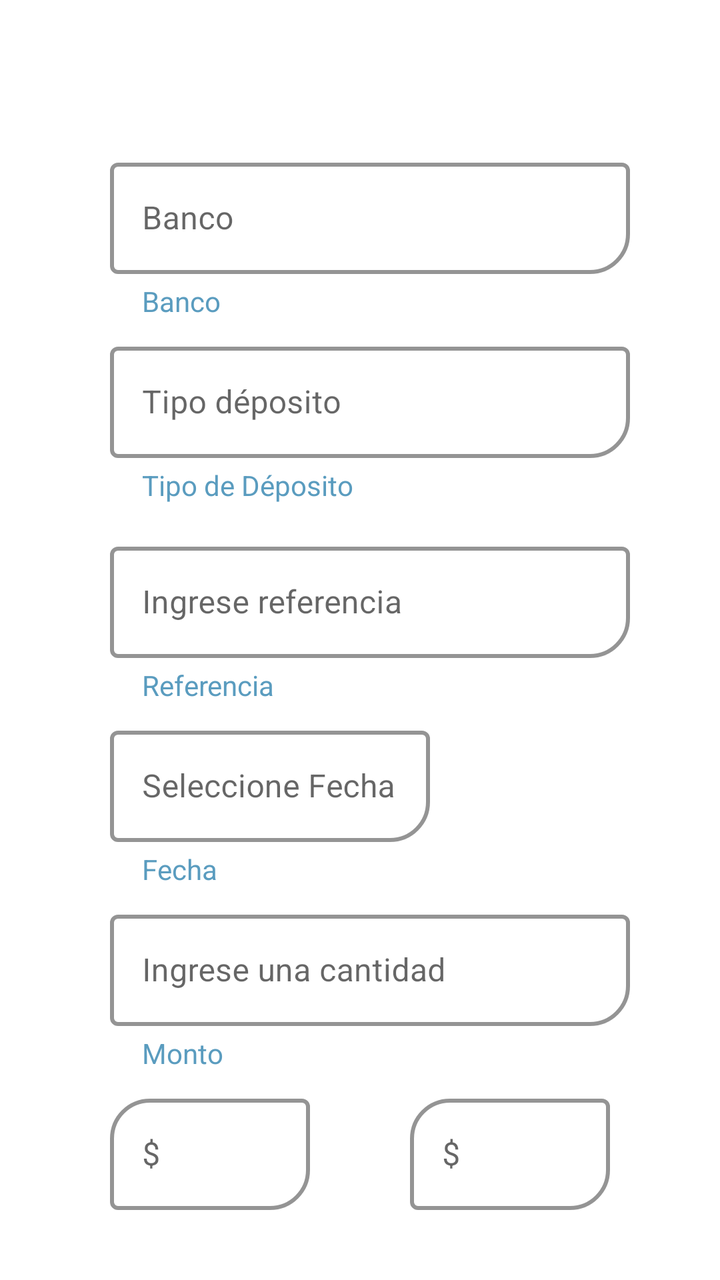
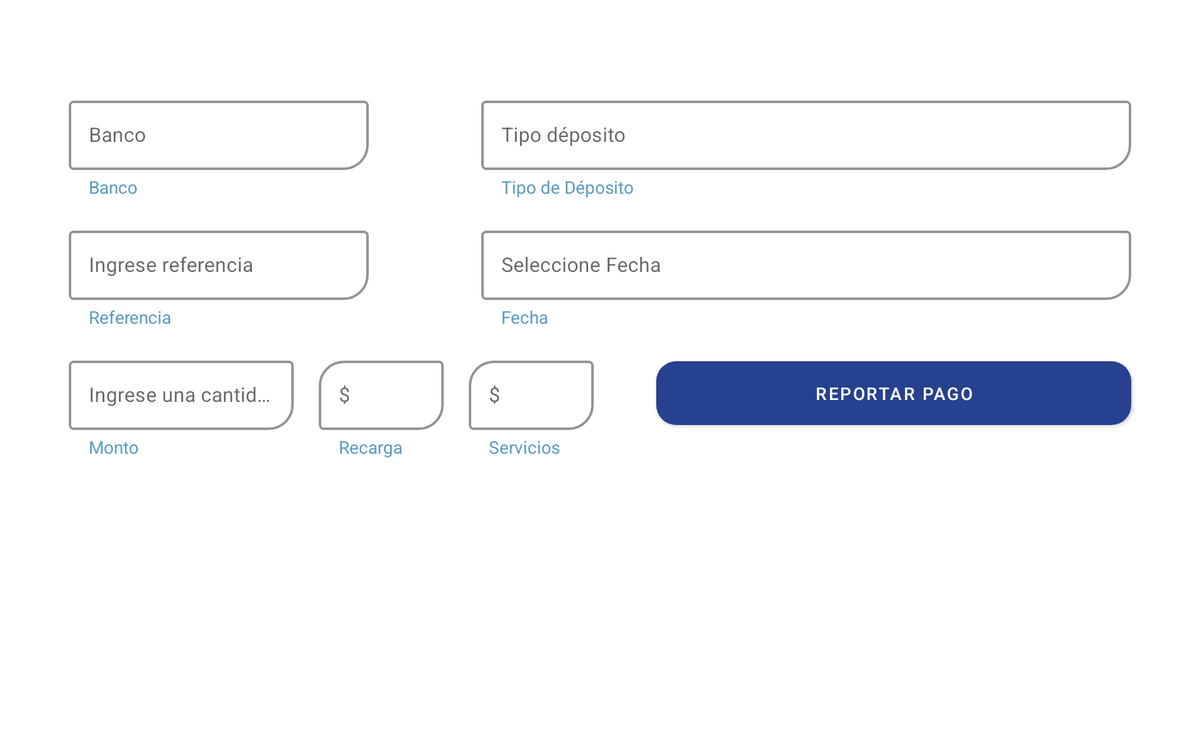

Two renders of one Android screen. The first uses the default layout on a phone; the second uses the alternative layout the repository ships for a different screen configuration, on a matching device. The two XML files are below.
<!-- AndroidManifest.xml: application theme Theme.AppXtreme -->
<!-- res/layout/fragment_reportar_pago.xml -->
<?xml version="1.0" encoding="utf-8"?>
<FrameLayout xmlns:android="http://schemas.android.com/apk/res/android"
    xmlns:app="http://schemas.android.com/apk/res-auto"
    xmlns:tools="http://schemas.android.com/tools"
    android:layout_width="match_parent"
    android:layout_height="match_parent"
    android:paddingTop="40dp"
    android:paddingBottom="10dp"
    tools:context=".main.reportarpago.ui.XTReportarPagoFragment">

    <LinearLayout
        android:layout_width="match_parent"
        android:layout_height="wrap_content"
        android:layout_marginLeft="45dp"
        android:layout_marginTop="20dp"
        android:layout_marginRight="45dp"
        android:layout_marginBottom="20dp"
        android:orientation="vertical">

        <com.google.android.material.textfield.TextInputLayout
            android:id="@+id/tiBanco"
            style="@style/Widget.MaterialComponents.TextInputLayout.OutlinedBox"
            android:layout_width="match_parent"
            android:layout_height="wrap_content"
            android:layout_marginStart="10dp"
            android:layout_marginLeft="16dp"
            android:layout_marginTop="16dp"
            android:layout_marginRight="16dp"
            android:hint="Banco"
            app:boxCornerRadiusBottomEnd="20dp"
            app:boxStrokeColor="@color/xtreme_3"
            app:boxStrokeWidth="2dp"
            app:helperText="Banco"
            app:helperTextEnabled="true"
            app:helperTextTextAppearance="@style/Widget.MaterialComponents.Button.TextButton"
            app:helperTextTextColor="@color/letters_2"
            app:hintTextColor="@color/design_default_color_on_primary">

            <EditText
                android:id="@+id/etBanco"
                android:layout_width="match_parent"
                android:layout_height="wrap_content"
                android:focusable="false"
                />
        </com.google.android.material.textfield.TextInputLayout>

        <com.google.android.material.textfield.TextInputLayout
            android:id="@+id/tiDeposito"
            style="@style/Widget.MaterialComponents.TextInputLayout.OutlinedBox"
            android:layout_width="match_parent"
            android:layout_height="wrap_content"
            android:layout_marginStart="10dp"
            android:layout_marginLeft="16dp"
            android:layout_marginTop="8dp"
            android:layout_marginRight="16dp"
            android:hint="Tipo déposito"
            app:boxCornerRadiusBottomEnd="20dp"
            app:boxStrokeColor="@color/xtreme_3"
            app:boxStrokeWidth="2dp"
            app:helperText="Tipo de Déposito"
            app:helperTextEnabled="true"
            app:helperTextTextAppearance="@style/Widget.MaterialComponents.Button.TextButton"
            app:helperTextTextColor="@color/letters_2"
            app:hintTextColor="@color/design_default_color_on_primary">

            <EditText
                android:id="@+id/etDeposito"
                android:layout_width="match_parent"
                android:layout_height="wrap_content"
                android:focusable="false"
                />
        </com.google.android.material.textfield.TextInputLayout>

        <com.google.android.material.textfield.TextInputLayout
            android:id="@+id/tiRef"
            style="@style/Widget.MaterialComponents.TextInputLayout.OutlinedBox"
            android:layout_width="match_parent"
            android:layout_height="wrap_content"
            android:layout_marginStart="10dp"
            android:layout_marginLeft="16dp"
            android:layout_marginTop="16dp"
            android:layout_marginRight="16dp"
            android:hint="Ingrese referencia"
            app:boxCornerRadiusBottomEnd="20dp"
            app:boxStrokeColor="@color/xtreme_3"
            app:boxStrokeWidth="2dp"
            app:helperText="Referencia"
            app:helperTextEnabled="true"
            app:helperTextTextAppearance="@style/Widget.MaterialComponents.Button.TextButton"
            app:helperTextTextColor="@color/letters_2"
            app:hintTextColor="@color/design_default_color_on_primary">

            <EditText
                android:id="@+id/etRef"
                android:layout_width="match_parent"
                android:layout_height="wrap_content" />

        </com.google.android.material.textfield.TextInputLayout>

        <com.google.android.material.textfield.TextInputLayout
            android:id="@+id/tiFecha"
            style="@style/Widget.MaterialComponents.TextInputLayout.OutlinedBox"
            android:layout_width="160dp"
            android:layout_height="wrap_content"
            android:layout_marginStart="10dp"
            android:layout_marginLeft="16dp"
            android:layout_marginTop="8dp"
            android:layout_marginRight="16dp"
            android:hint="Seleccione Fecha"
            app:boxCornerRadiusBottomEnd="20dp"
            app:boxStrokeColor="@color/xtreme_3"
            app:boxStrokeWidth="2dp"
            app:helperText="Fecha"
            app:helperTextEnabled="true"
            app:helperTextTextAppearance="@style/Widget.MaterialComponents.Button.TextButton"
            app:helperTextTextColor="@color/letters_2"
            app:hintTextColor="@color/design_default_color_on_primary">

            <EditText
                android:id="@+id/etFecha"
                android:layout_width="match_parent"
                android:layout_height="wrap_content"
                android:focusable="false" />
        </com.google.android.material.textfield.TextInputLayout>

        <com.google.android.material.textfield.TextInputLayout
            android:id="@+id/tiMonto"
            style="@style/Widget.MaterialComponents.TextInputLayout.OutlinedBox"
            android:layout_width="match_parent"
            android:layout_height="wrap_content"
            android:layout_marginStart="10dp"
            android:layout_marginLeft="16dp"
            android:layout_marginTop="8dp"
            android:layout_marginRight="16dp"
            android:hint="Ingrese una cantidad"
            app:boxCornerRadiusBottomEnd="20dp"
            app:boxStrokeColor="@color/xtreme_3"
            app:boxStrokeWidth="2dp"
            app:helperText="Monto"
            app:helperTextEnabled="true"
            app:helperTextTextAppearance="@style/Widget.MaterialComponents.Button.TextButton"
            app:helperTextTextColor="@color/letters_2"
            app:prefixText="$"
            app:hintTextColor="@color/design_default_color_on_primary">

            <EditText
                android:id="@+id/etMonto"
                android:layout_width="match_parent"
                android:layout_height="wrap_content"
                android:inputType="number" />
        </com.google.android.material.textfield.TextInputLayout>

        <LinearLayout
            android:layout_width="match_parent"
            android:layout_height="wrap_content"
            android:orientation="horizontal">

            <com.google.android.material.textfield.TextInputLayout
                android:id="@+id/tiRecarga"
                style="@style/Widget.MaterialComponents.TextInputLayout.OutlinedBox"
                android:layout_width="100dp"
                android:layout_height="wrap_content"
                android:layout_marginStart="10dp"
                android:layout_marginLeft="16dp"
                android:layout_marginTop="8dp"
                android:layout_marginRight="16dp"
                android:hint="$"
                app:boxCornerRadiusBottomEnd="20dp"
                app:boxCornerRadiusTopStart="20dp"
                app:boxStrokeColor="@color/xtreme_3"
                app:boxStrokeWidth="2dp"
                app:helperText="Recarga"
                app:helperTextEnabled="true"
                app:helperTextTextAppearance="@style/Widget.MaterialComponents.Button.TextButton"
                app:helperTextTextColor="@color/letters_2"
                app:hintTextColor="@color/design_default_color_on_primary"
                app:prefixText="$"
                >

                <EditText
                    android:id="@+id/etRecarga"
                    android:layout_width="match_parent"
                    android:layout_height="wrap_content"
                    android:inputType="number" />
            </com.google.android.material.textfield.TextInputLayout>

            <com.google.android.material.textfield.TextInputLayout
                android:id="@+id/tiServicios"
                style="@style/Widget.MaterialComponents.TextInputLayout.OutlinedBox"
                android:layout_width="100dp"
                android:layout_height="wrap_content"
                android:layout_marginStart="50dp"
                android:layout_marginLeft="16dp"
                android:layout_marginTop="8dp"
                android:layout_marginRight="16dp"
                android:hint="$"
                app:boxCornerRadiusBottomEnd="20dp"
                app:boxCornerRadiusTopStart="20dp"
                app:boxStrokeColor="@color/xtreme_3"
                app:boxStrokeWidth="2dp"
                app:helperText="Servicios"
                app:helperTextEnabled="true"
                app:helperTextTextAppearance="@style/Widget.MaterialComponents.Button.TextButton"
                app:helperTextTextColor="@color/letters_2"
                app:hintTextColor="@color/design_default_color_on_primary"
                app:prefixText="$"
                >

                <EditText
                    android:id="@+id/etServicios"
                    android:layout_width="match_parent"
                    android:layout_height="wrap_content"
                    android:inputType="number" />
            </com.google.android.material.textfield.TextInputLayout>

        </LinearLayout>

        <com.google.android.material.button.MaterialButton
            android:id="@+id/btnReportar"
            android:layout_width="300dp"
            android:layout_height="wrap_content"
            android:layout_gravity="center"
            android:layout_marginTop="20dp"
            android:layout_marginHorizontal="16dp"
            android:layout_marginVertical="16dp"
            android:gravity="center"
            android:paddingVertical="16dp"
            android:visibility="visible"
            android:text="@string/btn_pago"
            android:textColor="@android:color/white"
            app:cornerRadius="16dp"
            app:layout_constraintTop_toBottomOf="@id/etServicios"
            app:layout_constraintStart_toStartOf="parent"
            app:layout_constraintEnd_toEndOf="parent"
            app:layout_constraintBottom_toBottomOf="parent" />
    </LinearLayout>

</FrameLayout>
<!-- resources referenced by this layout -->
<resources>
  <color name="letters_2">#5a9cbf</color>
  <color name="xtreme_3">#26418f</color>
  <string name="btn_pago">Reportar Pago</string>
  <style name="Theme.AppXtreme" parent="Theme.MaterialComponents.DayNight.NoActionBar">
          
          <item name="colorPrimary">@color/xtreme_3</item>
          <item name="colorPrimaryVariant">@color/xtreme_2</item>
          <item name="colorOnPrimary">@color/white</item>
          <item name="colorControlHighlight">@color/xtreme_2_1</item>
          
          <item name="colorSecondary">@color/teal_200</item>
          <item name="colorSecondaryVariant">@color/teal_700</item>
          <item name="colorOnSecondary">@color/black</item>
          
          <item name="android:statusBarColor" tools:targetApi="l">?attr/colorPrimaryVariant</item>
          
          <item name="bottomNavigationStyle">@style/Widget.App.BottomNavigationView</item>
          <item name="android:datePickerDialogTheme">@style/AppTheme.DatePickerDialog</item>
  
      </style>
  <color name="xtreme_2">#8e99f3</color>
  <color name="white">#FFFFFFFF</color>
  <color name="xtreme_2_1">#5a9cbf</color>
  <color name="teal_200">#FF03DAC5</color>
  <color name="teal_700">#FF018786</color>
  <color name="black">#FF000000</color>
  <style name="Widget.App.BottomNavigationView" parent="Widget.MaterialComponents.BottomNavigationView.Colored">
          <item name="materialThemeOverlay">@style/ThemeOverlay.App.BottomNavigationView</item>
      </style>
  <style name="AppTheme.DatePickerDialog" parent="Theme.MaterialComponents.Light.Dialog">
          <item name="android:colorAccent">@color/xtreme_2</item>
          <item name="android:colorControlActivated">@color/xtreme_2_2</item>
          <item name="android:buttonBarPositiveButtonStyle">@style/AppTheme.Alert.Button.Positive</item>
          <item name="android:buttonBarNegativeButtonStyle">@style/AppTheme.Alert.Button.Negative</item>
          <item name="android:buttonBarNeutralButtonStyle">@style/AppTheme.Alert.Button.Neutral</item>
      </style>
  <style name="ThemeOverlay.App.BottomNavigationView" parent="">
          <item name="colorPrimary">@color/xtreme_2</item>
          <item name="colorOnPrimary">@color/xtreme_3</item>
      </style>
  <color name="xtreme_2_2">#8dcdf2</color>
  <style name="AppTheme.Alert.Button.Positive" parent="Widget.MaterialComponents.Button.TextButton">
          <item name="android:textColor">@color/xtreme_2</item>
      </style>
  <style name="AppTheme.Alert.Button.Negative" parent="Widget.MaterialComponents.Button.TextButton">
          <item name="android:textColor">@color/xtreme_2</item>
      </style>
  <style name="AppTheme.Alert.Button.Neutral" parent="Widget.MaterialComponents.Button.TextButton">
          <item name="android:textColor">@color/xtreme_2</item>
      </style>
</resources>
<!-- res/layout-sw480dp-land/fragment_reportar_pago.xml (the repository's variant of the layout above) -->
<!-- drawn on a 7-inch tablet turned sideways -->
<?xml version="1.0" encoding="utf-8"?>
<androidx.constraintlayout.widget.ConstraintLayout xmlns:android="http://schemas.android.com/apk/res/android"
    android:layout_width="match_parent"
    android:layout_height="match_parent"
    xmlns:app="http://schemas.android.com/apk/res-auto"
    android:paddingTop="5dp"
    android:paddingBottom="10dp">

    <RelativeLayout
        app:layout_constraintBottom_toBottomOf="parent"
        app:layout_constraintEnd_toEndOf="parent"
        app:layout_constraintStart_toStartOf="parent"
        app:layout_constraintTop_toTopOf="parent"
        android:layout_width="match_parent"
        android:layout_height="match_parent"
        android:layout_marginStart="35dp"
        android:layout_marginTop="20dp"
        android:layout_marginEnd="35dp"
        android:layout_marginBottom="10dp"
        android:orientation="horizontal">
        
        <com.google.android.material.textfield.TextInputLayout
            android:id="@+id/tiBanco"
            style="@style/Widget.MaterialComponents.TextInputLayout.OutlinedBox"
            app:boxCornerRadiusBottomEnd="20dp"
            app:boxStrokeColor="@color/xtreme_3"
            app:boxStrokeWidth="2dp"
            app:helperText="Banco"
            app:helperTextEnabled="true"
            app:helperTextTextAppearance="@style/Widget.MaterialComponents.Button.TextButton"
            app:helperTextTextColor="@color/letters_2"
            app:hintTextColor="@color/design_default_color_on_primary"
            app:layout_constraintStart_toStartOf="parent"
            app:layout_constraintTop_toTopOf="parent"
            android:layout_width="240dp"
            android:layout_height="wrap_content"
            android:layout_alignParentStart="true"
            android:layout_alignParentTop="true"
            android:layout_marginStart="20dp"
            android:layout_marginTop="50dp"
            android:hint="Banco">

            <EditText
                android:id="@+id/etBanco"
                android:layout_width="match_parent"
                android:layout_height="match_parent"
                android:focusable="false" />
        </com.google.android.material.textfield.TextInputLayout>
        
        <com.google.android.material.textfield.TextInputLayout
            android:id="@+id/tiDeposito"
            style="@style/Widget.MaterialComponents.TextInputLayout.OutlinedBox"
            app:boxCornerRadiusBottomEnd="20dp"
            app:boxStrokeColor="@color/xtreme_3"
            app:boxStrokeWidth="2dp"
            app:helperText="Tipo de Déposito"
            app:helperTextEnabled="true"
            app:helperTextTextAppearance="@style/Widget.MaterialComponents.Button.TextButton"
            app:helperTextTextColor="@color/letters_2"
            app:hintTextColor="@color/design_default_color_on_primary"
            app:layout_constraintEnd_toEndOf="parent"
            app:layout_constraintTop_toTopOf="parent"
            android:layout_width="240dp"
            android:layout_height="wrap_content"
            android:layout_alignParentTop="true"
            android:layout_alignParentEnd="true"
            android:layout_marginStart="90dp"
            android:layout_marginTop="50dp"
            android:layout_marginEnd="20dp"
            android:layout_toEndOf="@+id/tiBanco"
            android:hint="Tipo déposito">

            <EditText
                android:id="@+id/etDeposito"
                android:layout_width="match_parent"
                android:layout_height="match_parent"
                android:focusable="false" />
        </com.google.android.material.textfield.TextInputLayout>
        
        <com.google.android.material.textfield.TextInputLayout
            android:id="@+id/tiRef"
            style="@style/Widget.MaterialComponents.TextInputLayout.OutlinedBox"
            app:boxCornerRadiusBottomEnd="20dp"
            app:boxStrokeColor="@color/xtreme_3"
            app:boxStrokeWidth="2dp"
            app:helperText="Referencia"
            app:helperTextEnabled="true"
            app:helperTextTextAppearance="@style/Widget.MaterialComponents.Button.TextButton"
            app:helperTextTextColor="@color/letters_2"
            app:hintTextColor="@color/design_default_color_on_primary"
            android:layout_width="240dp"
            android:layout_height="wrap_content"
            android:layout_below="@+id/tiBanco"
            android:layout_alignParentStart="true"
            android:layout_marginStart="20dp"
            android:layout_marginTop="20dp"
            android:hint="Ingrese referencia">

            <EditText
                android:id="@+id/etRef"
                android:layout_width="match_parent"
                android:layout_height="wrap_content" />
        </com.google.android.material.textfield.TextInputLayout>

        
        <com.google.android.material.textfield.TextInputLayout
            android:id="@+id/tiFecha"
            style="@style/Widget.MaterialComponents.TextInputLayout.OutlinedBox"
            app:boxCornerRadiusBottomEnd="20dp"
            app:boxStrokeColor="@color/xtreme_3"
            app:boxStrokeWidth="2dp"
            app:helperText="Fecha"
            app:helperTextEnabled="true"
            app:helperTextTextAppearance="@style/Widget.MaterialComponents.Button.TextButton"
            app:helperTextTextColor="@color/letters_2"
            app:hintTextColor="@color/design_default_color_on_primary"
            android:layout_width="240dp"
            android:layout_height="wrap_content"
            android:layout_below="@+id/tiDeposito"
            android:layout_alignParentEnd="true"
            android:layout_marginStart="90dp"
            android:layout_marginTop="20dp"
            android:layout_marginEnd="20dp"
            android:layout_toEndOf="@+id/tiRef"
            android:hint="Seleccione Fecha">

            <EditText
                android:id="@+id/etFecha"
                android:layout_width="match_parent"
                android:layout_height="wrap_content"
                android:focusable="false" />
        </com.google.android.material.textfield.TextInputLayout>

        
        <com.google.android.material.textfield.TextInputLayout
            android:id="@+id/tiMonto"
            style="@style/Widget.MaterialComponents.TextInputLayout.OutlinedBox"
            app:boxCornerRadiusBottomEnd="20dp"
            app:boxStrokeColor="@color/xtreme_3"
            app:boxStrokeWidth="2dp"
            app:helperText="Monto"
            app:helperTextEnabled="true"
            app:helperTextTextAppearance="@style/Widget.MaterialComponents.Button.TextButton"
            app:helperTextTextColor="@color/letters_2"
            app:hintTextColor="@color/design_default_color_on_primary"
            app:prefixText="$"
            android:layout_width="180dp"
            android:layout_height="wrap_content"
            android:layout_below="@+id/tiRef"
            android:layout_alignParentStart="true"
            android:layout_alignParentBottom="true"
            android:layout_marginStart="20dp"
            android:layout_marginTop="20dp"
            android:layout_marginBottom="60dp"
            android:hint="Ingrese una cantidad">

            <EditText
                android:id="@+id/etMonto"
                android:layout_width="match_parent"
                android:layout_height="wrap_content"
                android:inputType="number" />
        </com.google.android.material.textfield.TextInputLayout>

        
        <com.google.android.material.textfield.TextInputLayout
            android:id="@+id/tiRecarga"
            style="@style/Widget.MaterialComponents.TextInputLayout.OutlinedBox"
            android:layout_width="100dp"
            android:layout_height="wrap_content"
            android:layout_below="@+id/tiRef"
            android:layout_alignParentBottom="true"
            android:layout_marginStart="20dp"
            android:layout_marginTop="20dp"
            android:layout_marginBottom="60dp"
            android:layout_toEndOf="@+id/tiMonto"
            android:hint="$"
            app:boxCornerRadiusBottomEnd="20dp"
            app:boxCornerRadiusTopStart="20dp"
            app:boxStrokeColor="@color/xtreme_3"
            app:boxStrokeWidth="2dp"
            app:helperText="Recarga"
            app:helperTextEnabled="true"
            app:helperTextTextAppearance="@style/Widget.MaterialComponents.Button.TextButton"
            app:helperTextTextColor="@color/letters_2"
            app:hintTextColor="@color/design_default_color_on_primary"
            app:prefixText="$">

            <EditText
                android:id="@+id/etRecarga"
                android:layout_width="match_parent"
                android:layout_height="wrap_content"
                android:inputType="number" />
        </com.google.android.material.textfield.TextInputLayout>

        
        <com.google.android.material.textfield.TextInputLayout
            android:id="@+id/tiServicios"
            style="@style/Widget.MaterialComponents.TextInputLayout.OutlinedBox"
            android:layout_width="100dp"
            android:layout_height="wrap_content"
            android:layout_below="@+id/tiFecha"
            android:layout_alignParentBottom="true"
            android:layout_marginStart="20dp"
            android:layout_marginTop="20dp"
            android:layout_marginBottom="60dp"
            android:layout_toEndOf="@+id/tiRecarga"
            android:hint="$"
            app:boxCornerRadiusBottomEnd="20dp"
            app:boxCornerRadiusTopStart="20dp"
            app:boxStrokeColor="@color/xtreme_3"
            app:boxStrokeWidth="2dp"
            app:helperText="Servicios"
            app:helperTextEnabled="true"
            app:helperTextTextAppearance="@style/Widget.MaterialComponents.Button.TextButton"
            app:helperTextTextColor="@color/letters_2"
            app:hintTextColor="@color/design_default_color_on_primary"
            app:prefixText="$">

            <EditText
                android:id="@+id/etServicios"
                android:layout_width="match_parent"
                android:layout_height="wrap_content"
                android:inputType="number" />
        </com.google.android.material.textfield.TextInputLayout>

        
        <com.google.android.material.button.MaterialButton
            android:id="@+id/btnReportar"
            android:layout_width="wrap_content"
            android:layout_height="wrap_content"
            android:layout_below="@+id/tiFecha"
            android:layout_alignParentEnd="true"
            android:layout_gravity="center"
            android:layout_marginStart="50dp"
            android:layout_marginTop="20dp"
            android:layout_marginEnd="20dp"
            android:layout_toEndOf="@+id/tiServicios"
            android:gravity="center"
            android:paddingVertical="16dp"
            android:text="@string/btn_pago"
            android:textColor="@android:color/white"
            android:visibility="visible"
            app:cornerRadius="16dp"
            app:layout_constraintEnd_toEndOf="parent" />
    </RelativeLayout>

</androidx.constraintlayout.widget.ConstraintLayout>
